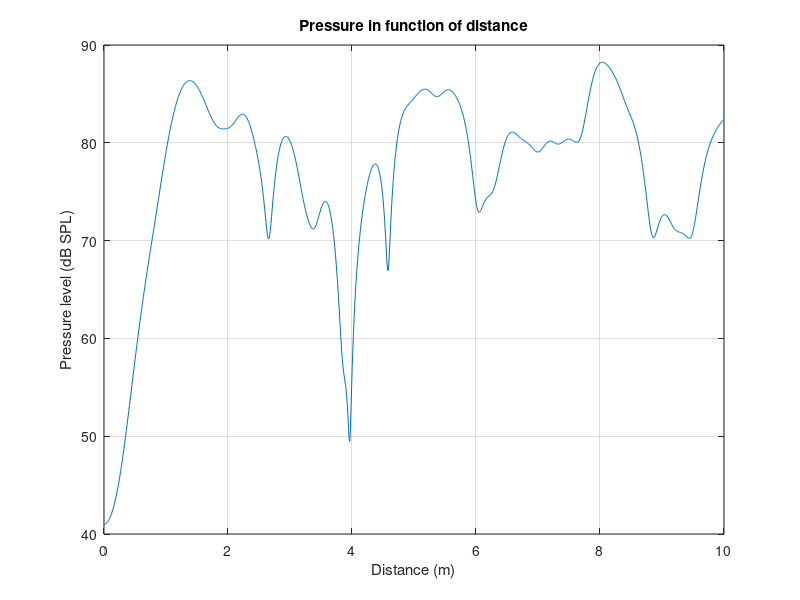
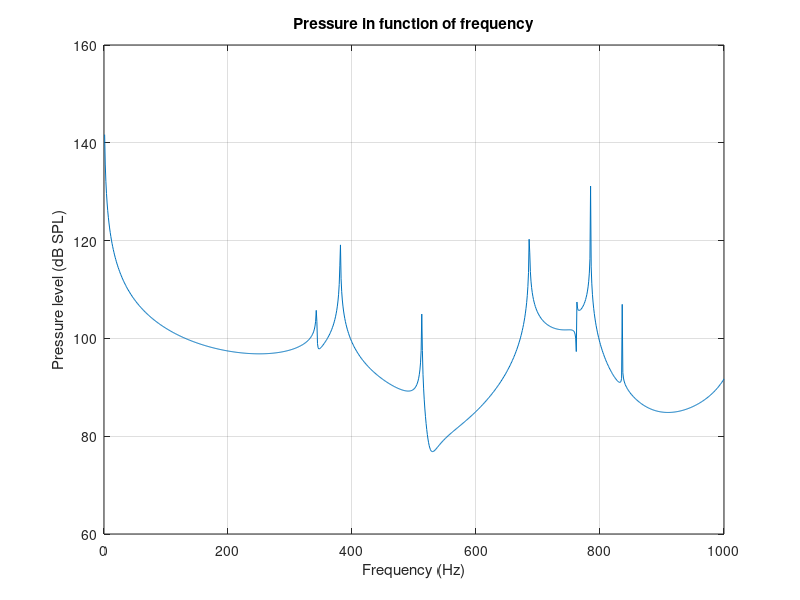

The MATLAB script that drew these images, in order:
% Parameters
c_0 = 343 ;
rho_0 = 1.2 ;

x_0 = 0.13 ;
y_0 = 0.43 ;
r_0 = [x_0, y_0, 0] ;
x = 0.38 ;
y = 0.69 ;
r = [x, y, 0] ;
a = 0.45 ; %height
b = 0.5 ; %width
S = a*b ; %cross-sectional area

n_max = 10 ;
m_max = 10 ;

%% fixed freq, over z

f = 10000 ;
omega = 2*pi*f ;
k = omega / c_0 ; %wavenumber 

z_max = 10;
z = linspace(0,z_max,1000) ;

G = zeros(1, length(z));

for iz = 1:length(z)
    sum = 0 ;
    z_val = z(iz);
    for m = 0:m_max
        for n = 0:n_max
            if m == 0
                eps_m = 1 ;
            else 
                eps_m = 2 ;
            end
            if n == 0
                eps_n = 1 ;
            else 
                eps_n = 2 ;
            end
            k_zmn = sqrt(k^2 - (m*pi/a)^2 - (n*pi/b)^2 ) ; 
            psi_mn_r = sqrt(eps_m*eps_n) * cos(m*pi*x/a) * cos(n*pi*y/a) ;
            psi_mn_r0 = sqrt(eps_m*eps_n) * cos(m*pi*x_0/a) * cos(n*pi*y_0/a) ;
            sum = sum + psi_mn_r.*psi_mn_r0./k_zmn .* exp(-1j.*k_zmn.*z_val) ;
        end
    end 
   G(iz) = -1j/S .* sum;
end

figure(1) ;
plot(z,20*log10((abs(G)/(2*10^-5)))) ;
grid on;
xlabel('Distance (m)') ;
ylabel('Pressure level (dB SPL)') ;
title('Pressure in function of distance') ;

%% fixed z, over freq.
f = linspace(1,1000,1000-1) ; %frequency (we take on point off 
% to not land on infinite points)

z = 0.03;

G = zeros(1, length(f));

for ifrq = 1:length(f)
    sum = 0 ;
    f_val = f(ifrq);
    omega = 2*pi*f_val ;
    k = omega / c_0 ;
    for m = 0:m_max
        for n = 0:n_max
            if m == 0
                eps_m = 1 ;
            else 
                eps_m = 2 ;
            end
            if n == 0
                eps_n = 1 ;
            else 
                eps_n = 2 ;
            end
            k_zmn = sqrt(k^2 - (m*pi/a)^2 - (n*pi/b)^2 ) ; 
            psi_mn_r = sqrt(eps_m*eps_n) * cos(m*pi*x/a) * cos(n*pi*y/a) ;
            psi_mn_r0 = sqrt(eps_m*eps_n) * cos(m*pi*x_0/a) * cos(n*pi*y_0/a) ;
            sum = sum + psi_mn_r.*psi_mn_r0./k_zmn .* exp(-1j.*k_zmn.*z) ;
        end
    end 
   G(ifrq) = -1j/S .* sum;
end

figure(3) ;
plot(f,20*log10((abs(G)/(2*10^-5)))) ;
grid on;
xlabel('Frequency (Hz)') ;
ylabel('Pressure level (dB SPL)') ;
title('Pressure in function of frequency') ;